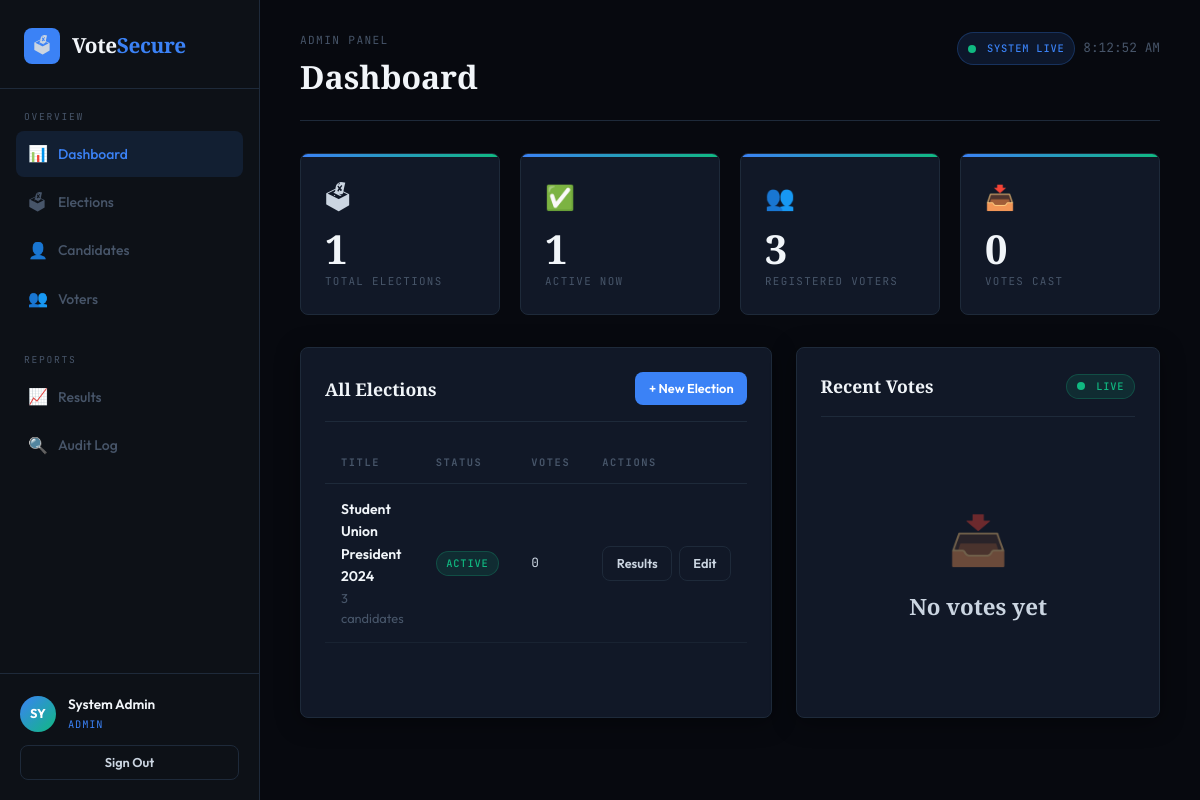
Page /admin/dashboard.php (signed in) on the committed database.
### tables this page shows
CREATE TABLE users (
    id INT AUTO_INCREMENT PRIMARY KEY,
    full_name VARCHAR(100) NOT NULL,
    email VARCHAR(150) NOT NULL UNIQUE,
    national_id VARCHAR(50) NOT NULL UNIQUE,
    password VARCHAR(255) NOT NULL,
    role ENUM('voter','admin') DEFAULT 'voter',
    is_verified TINYINT(1) DEFAULT 0,
    profile_photo VARCHAR(255) DEFAULT NULL,
    created_at TIMESTAMP DEFAULT CURRENT_TIMESTAMP,
    updated_at TIMESTAMP DEFAULT CURRENT_TIMESTAMP ON UPDATE CURRENT_TIMESTAMP
);

CREATE TABLE elections (
    id INT AUTO_INCREMENT PRIMARY KEY,
    title VARCHAR(200) NOT NULL,
    description TEXT,
    start_date DATETIME NOT NULL,
    end_date DATETIME NOT NULL,
    status ENUM('upcoming','active','closed') DEFAULT 'upcoming',
    created_by INT NOT NULL,
    created_at TIMESTAMP DEFAULT CURRENT_TIMESTAMP,
    FOREIGN KEY (created_by) REFERENCES users(id) ON DELETE CASCADE
);

### includes/auth.php (called while the page is built, shortened)
<?php
function currentUser(): ?array {
    $db = getDB();
    $stmt = $db->prepare("SELECT id, full_name, email, role, national_id FROM users WHERE id = ?");
    $stmt->execute([$_SESSION['user_id']]);
    return $stmt->fetch() ?: null;
}
function getElections(string $status = ''): array {
    $db  = getDB();
    $sql = "SELECT e.*, u.full_name AS created_by_name,
                   (SELECT COUNT(*) FROM candidates WHERE election_id = e.id) AS candidate_count,
                   (SELECT COUNT(*) FROM votes WHERE election_id = e.id) AS vote_count
            FROM elections e JOIN users u ON e.created_by = u.id";
    if ($status) {
        $stmt = $db->prepare($sql . " WHERE e.status = ? ORDER BY e.start_date DESC");
        $stmt->execute([$status]);
    } else {
        $stmt = $db->query($sql . " ORDER BY e.start_date DESC");
    }
    return $stmt->fetchAll();
}

### admin/dashboard.php (the view, shortened to what this page needs)
<?php
require_once __DIR__ . '/../includes/auth.php';
$user = currentUser();
$db   = getDB();
$stats = [
    'elections' => $db->query("SELECT COUNT(*) FROM elections")->fetchColumn(),
    'voters'    => $db->query("SELECT COUNT(*) FROM users WHERE role='voter'")->fetchColumn(),
    'votes'     => $db->query("SELECT COUNT(*) FROM votes")->fetchColumn(),
    'active'    => $db->query("SELECT COUNT(*) FROM elections WHERE status='active'")->fetchColumn(),
];
$recent_elections = getElections();
$recent_votes = $db->query("
    SELECT v.voted_at, u.full_name AS voter, e.title AS election, c.full_name AS candidate
    FROM votes v
    JOIN users u ON u.id = v.voter_id
    JOIN elections e ON e.id = v.election_id
    JOIN candidates c ON c.id = v.candidate_id
    ORDER BY v.voted_at DESC LIMIT 8
")->fetchAll();
$nav_sections = [
    ['label' => 'Overview', 'items' => [
        ['href' => 'dashboard.php', 'icon' => '📊', 'label' => 'Dashboard'],
        ['href' => 'elections.php', 'icon' => '🗳', 'label' => 'Elections'],
        ['href' => 'candidates.php', 'icon' => '👤', 'label' => 'Candidates'],
        ['href' => 'voters.php',    'icon' => '👥', 'label' => 'Voters'],
    ]],
    ['label' => 'Reports', 'items' => [
        ['href' => 'results.php', 'icon' => '📈', 'label' => 'Results'],
        ['href' => 'audit.php',   'icon' => '🔍', 'label' => 'Audit Log'],
    ]],
];
?>
<!DOCTYPE html>
<html lang="en">
<head>
  <link rel="stylesheet" href="../assets/style.css"/>
</head>
<body>
<div class="page-wrapper">
  <?php include __DIR__ . '/../includes/sidebar.php'; ?>
  <main class="main-content">
    <div class="page-header animate-in">
      <div class="page-header-left">
        <div class="breadcrumb">Admin Panel</div>
        <h1>Dashboard</h1>
      </div>
      <div class="flex gap-1">
        <span class="badge badge-admin"><span class="live-dot"></span>System Live</span>
        <span id="live-clock" class="mono text-muted" style="padding:0.4rem 0;"></span>
      </div>
    </div>
    <div class="stats-grid animate-in">
      <div class="stat-card">
        <span class="stat-icon">🗳</span>
        <div class="stat-value"><?= $stats['elections'] ?></div>
        <div class="stat-label">Total Elections</div>
      </div>
      <div class="stat-card">
        <span class="stat-icon">✅</span>
        <div class="stat-value"><?= $stats['active'] ?></div>
        <div class="stat-label">Active Now</div>
      </div>
      <div class="stat-card">
        <span class="stat-icon">👥</span>
        <div class="stat-value"><?= $stats['voters'] ?></div>
        <div class="stat-label">Registered Voters</div>
      </div>
      <div class="stat-card">
        <span class="stat-icon">📥</span>
        <div class="stat-value"><?= $stats['votes'] ?></div>
        <div class="stat-label">Votes Cast</div>
      </div>
    </div>
    <div class="grid-2">
      <div class="card animate-in">
        <div class="card-header">
          <span class="card-title">All Elections</span>
          <a href="elections.php" class="btn btn-primary btn-sm">+ New Election</a>
        </div>
        <?php if (empty($recent_elections)): ?>
          <div class="empty-state"><div class="empty-state-icon">🗳</div><h3>No elections yet</h3></div>
        <?php else: ?>
        <div class="table-wrapper">
          <table>
            <thead>
              <tr><th>Title</th><th>Status</th><th>Votes</th><th>Actions</th></tr>
            </thead>
            <tbody>
              <?php foreach ($recent_elections as $e): ?>
              <tr>
                <td>
                  <div style="font-weight:600;color:var(--white)"><?= htmlspecialchars($e['title']) ?></div>
                  <div class="text-sm text-muted"><?= $e['candidate_count'] ?> candidates</div>
                </td>
                <td>
                  <span class="badge badge-<?= $e['status'] ?>"><?= $e['status'] ?></span>
                </td>
                <td class="mono"><?= $e['vote_count'] ?></td>
                <td>
                  <div class="td-actions">
                    <a href="results.php?id=<?= $e['id'] ?>" class="btn btn-outline btn-sm">Results</a>
                    <a href="elections.php?edit=<?= $e['id'] ?>" class="btn btn-outline btn-sm">Edit</a>
                  </div>
                </td>
              </tr>
              <?php endforeach; ?>
            </tbody>
          </table>
        </div>
        <?php endif; ?>
      </div>
      <div class="card animate-in">
        <div class="card-header">
          <span class="card-title">Recent Votes</span>
          <span class="badge badge-active"><span class="live-dot"></span>Live</span>
        </div>
        <?php if (empty($recent_votes)): ?>
          <div class="empty-state"><div class="empty-state-icon">📥</div><h3>No votes yet</h3></div>
        <?php endif; ?>
      </div>
    </div>
  </main>
</div>
</body>
</html>

### includes/sidebar.php (shortened to what this page needs)
<aside class="sidebar">
  <div class="sidebar-logo">
    <div class="sidebar-logo-icon">🗳</div>
    <span class="sidebar-logo-text">Vote<span>Secure</span></span>
  </div>
  <?php foreach ($nav_sections as $section): ?>
  <div class="sidebar-section">
    <p class="sidebar-section-label"><?= $section['label'] ?></p>
    <ul class="sidebar-nav">
      <?php foreach ($section['items'] as $item): ?>
      <li>
        <a href="<?= $item['href'] ?>" <?= (basename($_SERVER['PHP_SELF']) === basename($item['href'])) ? 'class="active"' : '' ?>>
          <span class="nav-icon"><?= $item['icon'] ?></span>
          <?= $item['label'] ?>
        </a>
      </li>
      <?php endforeach; ?>
    </ul>
  </div>
  <?php endforeach; ?>
  <div class="sidebar-user">
    <div class="sidebar-user-info">
      <div class="user-avatar"><?= strtoupper(substr($user['full_name'], 0, 2)) ?></div>
      <div>
        <div class="user-name"><?= htmlspecialchars($user['full_name']) ?></div>
        <div class="user-role"><?= $user['role'] ?></div>
      </div>
    </div>
    <a href="<?= APP_URL ?>/logout.php" class="btn btn-outline btn-sm w-full" style="justify-content:center;">
      Sign Out
    </a>
  </div>
</aside>

### rows in the picture
users: full_name "SY", full_name "System Admin", role "ADMIN"
elections: title "Student Union President 2024", candidate_count "3", status "ACTIVE", vote_count "0"

### other values in the picture
$section['label'] "OVERVIEW"
$item['icon'] "📊"
$item['label'] "Dashboard"
$item['icon'] "🗳"
$item['label'] "Elections"
$item['icon'] "👤"
$item['label'] "Candidates"
$item['icon'] "👥"
$item['label'] "Voters"
$section['label'] "REPORTS"
$item['icon'] "📈"
$item['label'] "Results"
$item['icon'] "🔍"
$item['label'] "Audit Log"
$stats['elections'] "1"
